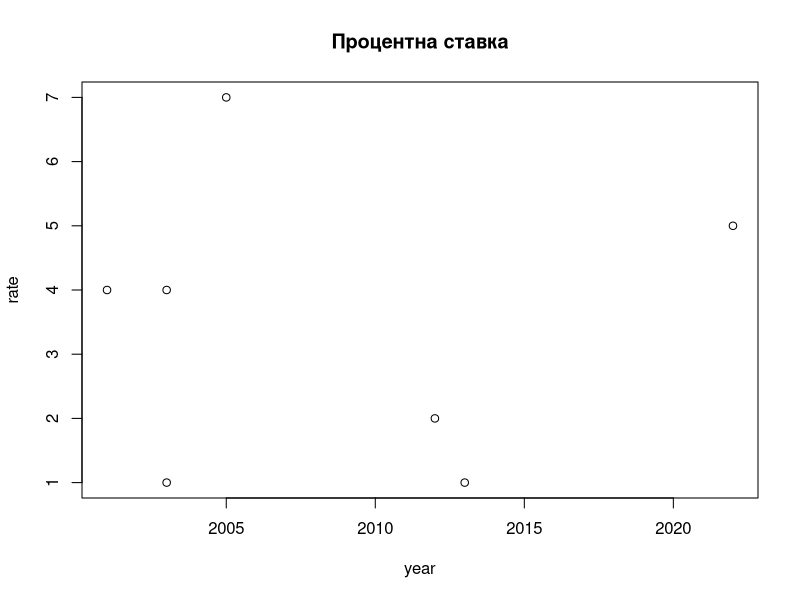

Recreate this plot in R.
x.vector=9:19
y.vector=7:17
cor(x.vector,y.vector)

z.vector=-3*x.vector+8
cor(x.vector,z.vector)

n=7
year=sample(2000:2024,n,replace=T)
sort(year)
rate=sample(1:10,n,replace=T)
sort(rate)
plot(year,rate,main='Процентна ставка')
